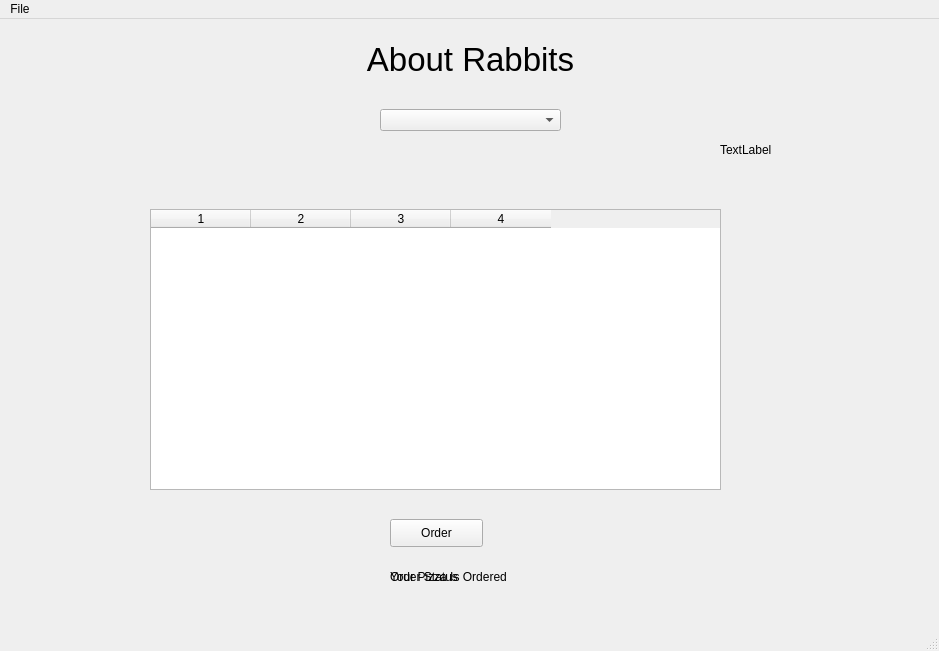
<?xml version="1.0" encoding="UTF-8"?>
<ui version="4.0">
 <class>MainWindow</class>
 <widget class="QMainWindow" name="MainWindow">
  <property name="geometry">
   <rect>
    <x>0</x>
    <y>0</y>
    <width>939</width>
    <height>651</height>
   </rect>
  </property>
  <property name="windowTitle">
   <string>Rabbit Ranch Main Window</string>
  </property>
  <widget class="QWidget" name="centralwidget">
   <widget class="QLabel" name="label">
    <property name="geometry">
     <rect>
      <x>10</x>
      <y>10</y>
      <width>921</width>
      <height>61</height>
     </rect>
    </property>
    <property name="font">
     <font>
      <pointsize>25</pointsize>
     </font>
    </property>
    <property name="text">
     <string>About Rabbits</string>
    </property>
    <property name="alignment">
     <set>Qt::AlignCenter</set>
    </property>
   </widget>
   <widget class="QComboBox" name="cbPizzaTypes">
    <property name="geometry">
     <rect>
      <x>380</x>
      <y>90</y>
      <width>181</width>
      <height>22</height>
     </rect>
    </property>
   </widget>
   <widget class="QTableWidget" name="twPizzaToppings">
    <property name="geometry">
     <rect>
      <x>150</x>
      <y>190</y>
      <width>571</width>
      <height>281</height>
     </rect>
    </property>
    <property name="columnCount">
     <number>4</number>
    </property>
    <column/>
    <column/>
    <column/>
    <column/>
   </widget>
   <widget class="QPushButton" name="btnOrder">
    <property name="geometry">
     <rect>
      <x>390</x>
      <y>500</y>
      <width>93</width>
      <height>28</height>
     </rect>
    </property>
    <property name="text">
     <string>Order</string>
    </property>
   </widget>
   <widget class="QLabel" name="lbOrderStatus">
    <property name="geometry">
     <rect>
      <x>390</x>
      <y>550</y>
      <width>181</width>
      <height>16</height>
     </rect>
    </property>
    <property name="text">
     <string>Order Status</string>
    </property>
   </widget>
   <widget class="QLabel" name="lbOrdered">
    <property name="geometry">
     <rect>
      <x>390</x>
      <y>550</y>
      <width>181</width>
      <height>16</height>
     </rect>
    </property>
    <property name="text">
     <string>Your Pizza Is Ordered</string>
    </property>
   </widget>
   <widget class="QLabel" name="labelImg">
    <property name="geometry">
     <rect>
      <x>720</x>
      <y>50</y>
      <width>151</width>
      <height>161</height>
     </rect>
    </property>
    <property name="text">
     <string>TextLabel</string>
    </property>
   </widget>
  </widget>
  <widget class="QMenuBar" name="menubar">
   <property name="geometry">
    <rect>
     <x>0</x>
     <y>0</y>
     <width>939</width>
     <height>22</height>
    </rect>
   </property>
   <widget class="QMenu" name="menuFile">
    <property name="title">
     <string>File</string>
    </property>
    <addaction name="actionTest"/>
   </widget>
   <addaction name="menuFile"/>
  </widget>
  <widget class="QStatusBar" name="statusbar"/>
  <action name="actionTest">
   <property name="icon">
    <iconset>
     <normaloff>images/add-512.png</normaloff>images/add-512.png</iconset>
   </property>
   <property name="text">
    <string>Test</string>
   </property>
  </action>
 </widget>
 <resources/>
 <connections/>
</ui>
